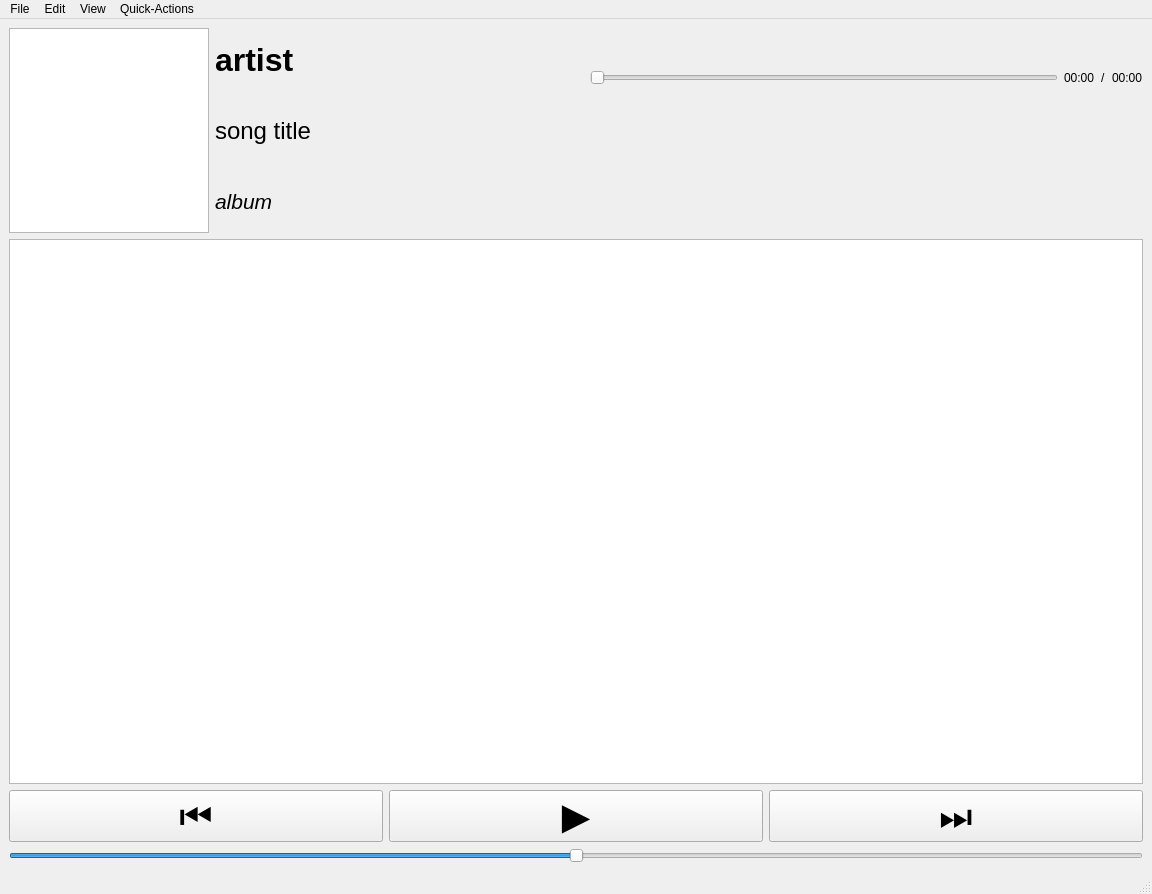
<?xml version="1.0" encoding="UTF-8"?>
<ui version="4.0">
 <class>MainWindow</class>
 <widget class="QMainWindow" name="MainWindow">
  <property name="geometry">
   <rect>
    <x>0</x>
    <y>0</y>
    <width>1152</width>
    <height>894</height>
   </rect>
  </property>
  <property name="windowTitle">
   <string>MainWindow</string>
  </property>
  <property name="statusTip">
   <string/>
  </property>
  <widget class="QWidget" name="centralwidget">
   <layout class="QVBoxLayout" name="verticalLayout_3" stretch="3,8,1,1">
    <item>
     <layout class="QHBoxLayout" name="hLayoutHead" stretch="1,4,6">
      <item>
       <layout class="QVBoxLayout" name="vlayoutAlbumArt">
        <property name="sizeConstraint">
         <enum>QLayout::SetFixedSize</enum>
        </property>
        <item>
         <widget class="QGraphicsView" name="albumGraphicsView">
          <property name="sizePolicy">
           <sizepolicy hsizetype="Minimum" vsizetype="Minimum">
            <horstretch>0</horstretch>
            <verstretch>0</verstretch>
           </sizepolicy>
          </property>
          <property name="minimumSize">
           <size>
            <width>200</width>
            <height>200</height>
           </size>
          </property>
          <property name="verticalScrollBarPolicy">
           <enum>Qt::ScrollBarAlwaysOff</enum>
          </property>
          <property name="horizontalScrollBarPolicy">
           <enum>Qt::ScrollBarAlwaysOff</enum>
          </property>
          <property name="sizeAdjustPolicy">
           <enum>QAbstractScrollArea::AdjustIgnored</enum>
          </property>
          <property name="interactive">
           <bool>false</bool>
          </property>
          <property name="viewportUpdateMode">
           <enum>QGraphicsView::FullViewportUpdate</enum>
          </property>
         </widget>
        </item>
       </layout>
      </item>
      <item>
       <layout class="QVBoxLayout" name="vLayoutSongDetails">
        <item>
         <widget class="QLabel" name="artistLabel">
          <property name="font">
           <font>
            <pointsize>24</pointsize>
            <weight>75</weight>
            <bold>true</bold>
           </font>
          </property>
          <property name="text">
           <string>artist</string>
          </property>
         </widget>
        </item>
        <item>
         <widget class="QLabel" name="titleLabel">
          <property name="font">
           <font>
            <pointsize>18</pointsize>
           </font>
          </property>
          <property name="text">
           <string>song title</string>
          </property>
         </widget>
        </item>
        <item>
         <widget class="QLabel" name="albumLabel">
          <property name="font">
           <font>
            <pointsize>16</pointsize>
            <weight>50</weight>
            <italic>true</italic>
            <bold>false</bold>
           </font>
          </property>
          <property name="text">
           <string>album</string>
          </property>
         </widget>
        </item>
       </layout>
      </item>
      <item>
       <layout class="QVBoxLayout" name="vLayoutPlaybackVisuals">
        <item>
         <layout class="QHBoxLayout" name="horizontalLayout">
          <item>
           <widget class="QSlider" name="playbackSlider">
            <property name="orientation">
             <enum>Qt::Horizontal</enum>
            </property>
           </widget>
          </item>
          <item>
           <widget class="QLabel" name="startTimeLabel">
            <property name="text">
             <string>00:00</string>
            </property>
           </widget>
          </item>
          <item>
           <widget class="QLabel" name="slashLabel">
            <property name="text">
             <string>/</string>
            </property>
           </widget>
          </item>
          <item>
           <widget class="QLabel" name="endTimeLabel">
            <property name="text">
             <string>00:00</string>
            </property>
           </widget>
          </item>
         </layout>
        </item>
        <item>
         <widget class="PlotWidget" name="PlotWidget" native="true"/>
        </item>
       </layout>
      </item>
     </layout>
    </item>
    <item>
     <layout class="QHBoxLayout" name="hLayoutMusicTable">
      <item>
       <widget class="MusicTable" name="tableView">
        <property name="sizePolicy">
         <sizepolicy hsizetype="Maximum" vsizetype="Maximum">
          <horstretch>0</horstretch>
          <verstretch>1</verstretch>
         </sizepolicy>
        </property>
        <property name="maximumSize">
         <size>
          <width>32000</width>
          <height>32000</height>
         </size>
        </property>
        <property name="acceptDrops">
         <bool>true</bool>
        </property>
        <property name="horizontalScrollBarPolicy">
         <enum>Qt::ScrollBarAlwaysOff</enum>
        </property>
        <property name="sizeAdjustPolicy">
         <enum>QAbstractScrollArea::AdjustToContents</enum>
        </property>
        <property name="editTriggers">
         <set>QAbstractItemView::AnyKeyPressed|QAbstractItemView::EditKeyPressed</set>
        </property>
        <property name="alternatingRowColors">
         <bool>true</bool>
        </property>
        <property name="selectionMode">
         <enum>QAbstractItemView::ExtendedSelection</enum>
        </property>
        <property name="selectionBehavior">
         <enum>QAbstractItemView::SelectRows</enum>
        </property>
        <property name="sortingEnabled">
         <bool>true</bool>
        </property>
        <attribute name="horizontalHeaderCascadingSectionResizes">
         <bool>true</bool>
        </attribute>
        <attribute name="horizontalHeaderStretchLastSection">
         <bool>true</bool>
        </attribute>
        <attribute name="verticalHeaderVisible">
         <bool>false</bool>
        </attribute>
       </widget>
      </item>
     </layout>
    </item>
    <item>
     <layout class="QHBoxLayout" name="hLayoutControls">
      <item>
       <widget class="QPushButton" name="previousButton">
        <property name="font">
         <font>
          <pointsize>28</pointsize>
         </font>
        </property>
        <property name="text">
         <string>⏮️</string>
        </property>
       </widget>
      </item>
      <item>
       <widget class="QPushButton" name="playButton">
        <property name="font">
         <font>
          <pointsize>28</pointsize>
         </font>
        </property>
        <property name="text">
         <string>▶️</string>
        </property>
       </widget>
      </item>
      <item>
       <widget class="QPushButton" name="nextButton">
        <property name="font">
         <font>
          <pointsize>28</pointsize>
         </font>
        </property>
        <property name="text">
         <string>⏭️</string>
        </property>
       </widget>
      </item>
     </layout>
    </item>
    <item>
     <layout class="QHBoxLayout" name="hLayoutControls2">
      <item>
       <widget class="QSlider" name="volumeSlider">
        <property name="maximum">
         <number>100</number>
        </property>
        <property name="value">
         <number>50</number>
        </property>
        <property name="orientation">
         <enum>Qt::Horizontal</enum>
        </property>
       </widget>
      </item>
     </layout>
    </item>
   </layout>
  </widget>
  <widget class="QMenuBar" name="menubar">
   <property name="geometry">
    <rect>
     <x>0</x>
     <y>0</y>
     <width>1152</width>
     <height>24</height>
    </rect>
   </property>
   <widget class="QMenu" name="menuFile">
    <property name="title">
     <string>File</string>
    </property>
   </widget>
   <widget class="QMenu" name="menuEdit">
    <property name="title">
     <string>Edit</string>
    </property>
    <addaction name="actionPreferences"/>
   </widget>
   <widget class="QMenu" name="menuView">
    <property name="title">
     <string>View</string>
    </property>
   </widget>
   <widget class="QMenu" name="menuQuick_Actions">
    <property name="title">
     <string>Quick-Actions</string>
    </property>
    <addaction name="actionScanLibraries"/>
    <addaction name="actionClearDatabase"/>
   </widget>
   <addaction name="menuFile"/>
   <addaction name="menuEdit"/>
   <addaction name="menuView"/>
   <addaction name="menuQuick_Actions"/>
  </widget>
  <widget class="QStatusBar" name="statusbar"/>
  <action name="actionPreferences">
   <property name="text">
    <string>Preferences</string>
   </property>
   <property name="statusTip">
    <string>Open preferences</string>
   </property>
  </action>
  <action name="actionScanLibraries">
   <property name="text">
    <string>Scan libraries</string>
   </property>
  </action>
  <action name="actionClearDatabase">
   <property name="text">
    <string>Clear Database</string>
   </property>
  </action>
 </widget>
 <customwidgets>
  <customwidget>
   <class>PlotWidget</class>
   <extends>QWidget</extends>
   <header>pyqtgraph</header>
   <container>1</container>
  </customwidget>
  <customwidget>
   <class>MusicTable</class>
   <extends>QTableView</extends>
   <header>components</header>
  </customwidget>
 </customwidgets>
 <resources/>
 <connections/>
</ui>
